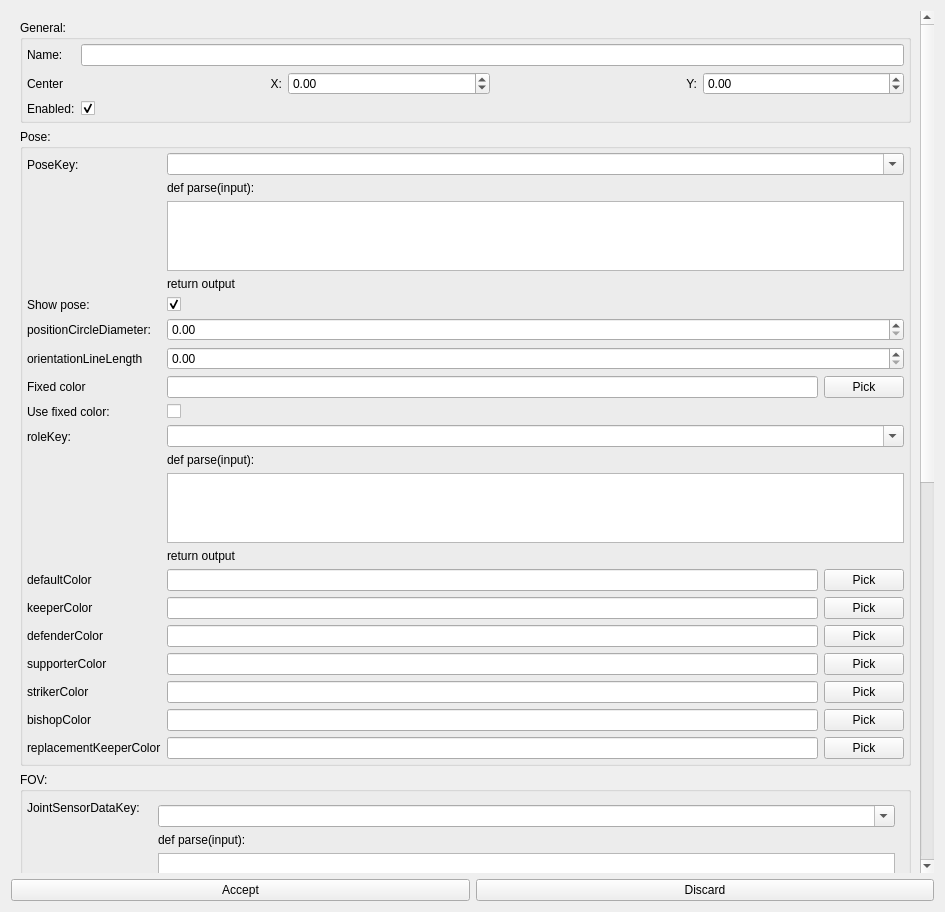
<?xml version="1.0" encoding="UTF-8"?>
<ui version="4.0">
 <class>SelfPlayerConfig</class>
 <widget class="QWidget" name="SelfPlayerConfig">
  <property name="geometry">
   <rect>
    <x>0</x>
    <y>0</y>
    <width>945</width>
    <height>912</height>
   </rect>
  </property>
  <property name="windowTitle">
   <string>Form</string>
  </property>
  <layout class="QVBoxLayout" name="verticalLayout">
   <item>
    <widget class="QScrollArea" name="scrollArea">
     <property name="frameShape">
      <enum>QFrame::NoFrame</enum>
     </property>
     <property name="frameShadow">
      <enum>QFrame::Plain</enum>
     </property>
     <property name="widgetResizable">
      <bool>true</bool>
     </property>
     <widget class="QWidget" name="scrollAreaWidgetContents">
      <property name="geometry">
       <rect>
        <x>0</x>
        <y>0</y>
        <width>913</width>
        <height>1355</height>
       </rect>
      </property>
      <layout class="QVBoxLayout" name="verticalLayout_5">
       <item>
        <widget class="QGroupBox" name="groupBox">
         <property name="title">
          <string>General:</string>
         </property>
         <layout class="QVBoxLayout" name="verticalLayout_2">
          <property name="leftMargin">
           <number>0</number>
          </property>
          <property name="topMargin">
           <number>0</number>
          </property>
          <property name="rightMargin">
           <number>0</number>
          </property>
          <property name="bottomMargin">
           <number>0</number>
          </property>
          <item>
           <layout class="QFormLayout" name="formLayout">
            <property name="leftMargin">
             <number>4</number>
            </property>
            <property name="topMargin">
             <number>4</number>
            </property>
            <property name="rightMargin">
             <number>4</number>
            </property>
            <property name="bottomMargin">
             <number>4</number>
            </property>
            <item row="0" column="0">
             <widget class="QLabel" name="nameLabel">
              <property name="text">
               <string>Name:</string>
              </property>
             </widget>
            </item>
            <item row="0" column="1">
             <widget class="QLineEdit" name="edit_name"/>
            </item>
            <item row="1" column="0">
             <widget class="QLabel" name="centerLabel">
              <property name="text">
               <string>Center</string>
              </property>
             </widget>
            </item>
            <item row="1" column="1">
             <widget class="QWidget" name="centerWidget" native="true">
              <layout class="QHBoxLayout" name="horizontalLayout_2">
               <property name="leftMargin">
                <number>0</number>
               </property>
               <property name="topMargin">
                <number>0</number>
               </property>
               <property name="rightMargin">
                <number>0</number>
               </property>
               <property name="bottomMargin">
                <number>0</number>
               </property>
               <item>
                <widget class="QLabel" name="label_center_x">
                 <property name="text">
                  <string>X:</string>
                 </property>
                 <property name="alignment">
                  <set>Qt::AlignRight|Qt::AlignTrailing|Qt::AlignVCenter</set>
                 </property>
                </widget>
               </item>
               <item>
                <widget class="QDoubleSpinBox" name="spin_center_x">
                 <property name="minimum">
                  <double>-99.989999999999995</double>
                 </property>
                </widget>
               </item>
               <item>
                <widget class="QLabel" name="label_center_y">
                 <property name="text">
                  <string>Y:</string>
                 </property>
                 <property name="alignment">
                  <set>Qt::AlignRight|Qt::AlignTrailing|Qt::AlignVCenter</set>
                 </property>
                </widget>
               </item>
               <item>
                <widget class="QDoubleSpinBox" name="spin_center_y">
                 <property name="minimum">
                  <double>-99.989999999999995</double>
                 </property>
                </widget>
               </item>
              </layout>
             </widget>
            </item>
            <item row="2" column="0">
             <widget class="QLabel" name="enabledLabel">
              <property name="text">
               <string>Enabled:</string>
              </property>
             </widget>
            </item>
            <item row="2" column="1">
             <widget class="QCheckBox" name="enabledCheckBox">
              <property name="checked">
               <bool>true</bool>
              </property>
             </widget>
            </item>
           </layout>
          </item>
         </layout>
        </widget>
       </item>
       <item>
        <widget class="QGroupBox" name="groupBox_2">
         <property name="title">
          <string>Pose:</string>
         </property>
         <layout class="QVBoxLayout" name="verticalLayout_3">
          <property name="leftMargin">
           <number>0</number>
          </property>
          <property name="topMargin">
           <number>0</number>
          </property>
          <property name="rightMargin">
           <number>0</number>
          </property>
          <property name="bottomMargin">
           <number>0</number>
          </property>
          <item>
           <layout class="QFormLayout" name="formLayout_2">
            <property name="leftMargin">
             <number>4</number>
            </property>
            <property name="topMargin">
             <number>4</number>
            </property>
            <property name="rightMargin">
             <number>4</number>
            </property>
            <property name="bottomMargin">
             <number>4</number>
            </property>
            <item row="1" column="0">
             <widget class="QLabel" name="poseKeyLabel">
              <property name="text">
               <string>PoseKey:</string>
              </property>
             </widget>
            </item>
            <item row="1" column="1">
             <widget class="QWidget" name="poseKeyLambdaWidget" native="true">
              <layout class="QVBoxLayout" name="verticalLayout_6">
               <property name="leftMargin">
                <number>0</number>
               </property>
               <property name="topMargin">
                <number>0</number>
               </property>
               <property name="rightMargin">
                <number>0</number>
               </property>
               <property name="bottomMargin">
                <number>0</number>
               </property>
               <item>
                <widget class="QComboBox" name="cbx_PoseKey">
                 <property name="editable">
                  <bool>true</bool>
                 </property>
                </widget>
               </item>
               <item>
                <widget class="QLabel" name="label">
                 <property name="text">
                  <string>def parse(input):</string>
                 </property>
                </widget>
               </item>
               <item>
                <widget class="QTextEdit" name="edit_poseKeyLambda">
                 <property name="maximumSize">
                  <size>
                   <width>16777215</width>
                   <height>80</height>
                  </size>
                 </property>
                </widget>
               </item>
               <item>
                <widget class="QLabel" name="label_2">
                 <property name="text">
                  <string>return output</string>
                 </property>
                </widget>
               </item>
              </layout>
             </widget>
            </item>
            <item row="2" column="0">
             <widget class="QLabel" name="drawPoseLabel">
              <property name="text">
               <string>Show pose:</string>
              </property>
             </widget>
            </item>
            <item row="2" column="1">
             <widget class="QCheckBox" name="drawPoseCheckBox">
              <property name="checked">
               <bool>true</bool>
              </property>
             </widget>
            </item>
            <item row="3" column="0">
             <widget class="QLabel" name="positionCircleDiameterLabel">
              <property name="text">
               <string>positionCircleDiameter:</string>
              </property>
             </widget>
            </item>
            <item row="3" column="1">
             <widget class="QDoubleSpinBox" name="spin_positionCircleDiameter"/>
            </item>
            <item row="4" column="0">
             <widget class="QLabel" name="orientationLineLengthLabel">
              <property name="text">
               <string>orientationLineLength</string>
              </property>
             </widget>
            </item>
            <item row="4" column="1">
             <widget class="QDoubleSpinBox" name="spin_orientationLineLength"/>
            </item>
            <item row="5" column="0">
             <widget class="QLabel" name="fixedColorLabel">
              <property name="text">
               <string>Fixed color</string>
              </property>
             </widget>
            </item>
            <item row="5" column="1">
             <widget class="QWidget" name="fixedColorWidget" native="true">
              <layout class="QHBoxLayout" name="horizontalLayout_11">
               <property name="leftMargin">
                <number>0</number>
               </property>
               <property name="topMargin">
                <number>0</number>
               </property>
               <property name="rightMargin">
                <number>0</number>
               </property>
               <property name="bottomMargin">
                <number>0</number>
               </property>
               <item>
                <widget class="QLineEdit" name="edit_fixedColor"/>
               </item>
               <item>
                <widget class="QPushButton" name="btn_fixedColor">
                 <property name="text">
                  <string>Pick</string>
                 </property>
                 <property name="flat">
                  <bool>false</bool>
                 </property>
                </widget>
               </item>
              </layout>
             </widget>
            </item>
            <item row="6" column="0">
             <widget class="QLabel" name="useFixedColorLabel">
              <property name="text">
               <string>Use fixed color:</string>
              </property>
             </widget>
            </item>
            <item row="6" column="1">
             <widget class="QCheckBox" name="useFixedColorCheckBox">
              <property name="checked">
               <bool>false</bool>
              </property>
             </widget>
            </item>
            <item row="7" column="0">
             <widget class="QLabel" name="roleKeyLabel">
              <property name="text">
               <string>roleKey:</string>
              </property>
             </widget>
            </item>
            <item row="7" column="1">
             <widget class="QWidget" name="roleKeyLambdaWidget" native="true">
              <layout class="QVBoxLayout" name="verticalLayout_7">
               <property name="leftMargin">
                <number>0</number>
               </property>
               <property name="topMargin">
                <number>0</number>
               </property>
               <property name="rightMargin">
                <number>0</number>
               </property>
               <property name="bottomMargin">
                <number>0</number>
               </property>
               <item>
                <widget class="QComboBox" name="cbx_RoleKey">
                 <property name="editable">
                  <bool>true</bool>
                 </property>
                </widget>
               </item>
               <item>
                <widget class="QLabel" name="label_3">
                 <property name="text">
                  <string>def parse(input):</string>
                 </property>
                </widget>
               </item>
               <item>
                <widget class="QTextEdit" name="edit_roleKeyLambda">
                 <property name="maximumSize">
                  <size>
                   <width>16777215</width>
                   <height>80</height>
                  </size>
                 </property>
                </widget>
               </item>
               <item>
                <widget class="QLabel" name="label_4">
                 <property name="text">
                  <string>return output</string>
                 </property>
                </widget>
               </item>
              </layout>
             </widget>
            </item>
            <item row="8" column="0">
             <widget class="QLabel" name="defaultColorLabel_2">
              <property name="text">
               <string>defaultColor</string>
              </property>
             </widget>
            </item>
            <item row="8" column="1">
             <widget class="QWidget" name="defaultColorWidget_2" native="true">
              <layout class="QHBoxLayout" name="horizontalLayout_3">
               <property name="leftMargin">
                <number>0</number>
               </property>
               <property name="topMargin">
                <number>0</number>
               </property>
               <property name="rightMargin">
                <number>0</number>
               </property>
               <property name="bottomMargin">
                <number>0</number>
               </property>
               <item>
                <widget class="QLineEdit" name="edit_defaultColor"/>
               </item>
               <item>
                <widget class="QPushButton" name="btn_defaultColor">
                 <property name="text">
                  <string>Pick</string>
                 </property>
                 <property name="flat">
                  <bool>false</bool>
                 </property>
                </widget>
               </item>
              </layout>
             </widget>
            </item>
            <item row="9" column="0">
             <widget class="QLabel" name="keeperColorLabel_2">
              <property name="text">
               <string>keeperColor</string>
              </property>
             </widget>
            </item>
            <item row="9" column="1">
             <widget class="QWidget" name="keeperColorWidget" native="true">
              <layout class="QHBoxLayout" name="horizontalLayout_4">
               <property name="leftMargin">
                <number>0</number>
               </property>
               <property name="topMargin">
                <number>0</number>
               </property>
               <property name="rightMargin">
                <number>0</number>
               </property>
               <property name="bottomMargin">
                <number>0</number>
               </property>
               <item>
                <widget class="QLineEdit" name="edit_keeperColor"/>
               </item>
               <item>
                <widget class="QPushButton" name="btn_keeperColor">
                 <property name="text">
                  <string>Pick</string>
                 </property>
                 <property name="flat">
                  <bool>false</bool>
                 </property>
                </widget>
               </item>
              </layout>
             </widget>
            </item>
            <item row="10" column="0">
             <widget class="QLabel" name="defenderColorLabel_2">
              <property name="text">
               <string>defenderColor</string>
              </property>
             </widget>
            </item>
            <item row="10" column="1">
             <widget class="QWidget" name="defenderColorWidget" native="true">
              <layout class="QHBoxLayout" name="horizontalLayout_5">
               <property name="leftMargin">
                <number>0</number>
               </property>
               <property name="topMargin">
                <number>0</number>
               </property>
               <property name="rightMargin">
                <number>0</number>
               </property>
               <property name="bottomMargin">
                <number>0</number>
               </property>
               <item>
                <widget class="QLineEdit" name="edit_defenderColor"/>
               </item>
               <item>
                <widget class="QPushButton" name="btn_defenderColor">
                 <property name="text">
                  <string>Pick</string>
                 </property>
                 <property name="flat">
                  <bool>false</bool>
                 </property>
                </widget>
               </item>
              </layout>
             </widget>
            </item>
            <item row="11" column="0">
             <widget class="QLabel" name="supporterColorLabel_2">
              <property name="text">
               <string>supporterColor</string>
              </property>
             </widget>
            </item>
            <item row="11" column="1">
             <widget class="QWidget" name="supporterColorWidget_2" native="true">
              <layout class="QHBoxLayout" name="horizontalLayout_6">
               <property name="leftMargin">
                <number>0</number>
               </property>
               <property name="topMargin">
                <number>0</number>
               </property>
               <property name="rightMargin">
                <number>0</number>
               </property>
               <property name="bottomMargin">
                <number>0</number>
               </property>
               <item>
                <widget class="QLineEdit" name="edit_supporterColor"/>
               </item>
               <item>
                <widget class="QPushButton" name="btn_supporterColor">
                 <property name="text">
                  <string>Pick</string>
                 </property>
                 <property name="flat">
                  <bool>false</bool>
                 </property>
                </widget>
               </item>
              </layout>
             </widget>
            </item>
            <item row="12" column="0">
             <widget class="QLabel" name="strikerColorLabel_2">
              <property name="text">
               <string>strikerColor</string>
              </property>
             </widget>
            </item>
            <item row="12" column="1">
             <widget class="QWidget" name="strikerColorWidget_2" native="true">
              <layout class="QHBoxLayout" name="horizontalLayout_7">
               <property name="leftMargin">
                <number>0</number>
               </property>
               <property name="topMargin">
                <number>0</number>
               </property>
               <property name="rightMargin">
                <number>0</number>
               </property>
               <property name="bottomMargin">
                <number>0</number>
               </property>
               <item>
                <widget class="QLineEdit" name="edit_strikerColor"/>
               </item>
               <item>
                <widget class="QPushButton" name="btn_strikerColor">
                 <property name="text">
                  <string>Pick</string>
                 </property>
                 <property name="flat">
                  <bool>false</bool>
                 </property>
                </widget>
               </item>
              </layout>
             </widget>
            </item>
            <item row="13" column="0">
             <widget class="QLabel" name="bishopColorLabel_2">
              <property name="text">
               <string>bishopColor</string>
              </property>
             </widget>
            </item>
            <item row="13" column="1">
             <widget class="QWidget" name="bishopColorWidget_2" native="true">
              <layout class="QHBoxLayout" name="horizontalLayout_8">
               <property name="leftMargin">
                <number>0</number>
               </property>
               <property name="topMargin">
                <number>0</number>
               </property>
               <property name="rightMargin">
                <number>0</number>
               </property>
               <property name="bottomMargin">
                <number>0</number>
               </property>
               <item>
                <widget class="QLineEdit" name="edit_bishopColor"/>
               </item>
               <item>
                <widget class="QPushButton" name="btn_bishopColor">
                 <property name="text">
                  <string>Pick</string>
                 </property>
                 <property name="flat">
                  <bool>false</bool>
                 </property>
                </widget>
               </item>
              </layout>
             </widget>
            </item>
            <item row="14" column="0">
             <widget class="QLabel" name="replacementKeeperColorLabel_2">
              <property name="text">
               <string>replacementKeeperColor</string>
              </property>
             </widget>
            </item>
            <item row="14" column="1">
             <widget class="QWidget" name="replacementKeeperColorWidget_2" native="true">
              <layout class="QHBoxLayout" name="horizontalLayout_9">
               <property name="leftMargin">
                <number>0</number>
               </property>
               <property name="topMargin">
                <number>0</number>
               </property>
               <property name="rightMargin">
                <number>0</number>
               </property>
               <property name="bottomMargin">
                <number>0</number>
               </property>
               <item>
                <widget class="QLineEdit" name="edit_replacementKeeperColor"/>
               </item>
               <item>
                <widget class="QPushButton" name="btn_replacementKeeperColor">
                 <property name="text">
                  <string>Pick</string>
                 </property>
                 <property name="flat">
                  <bool>false</bool>
                 </property>
                </widget>
               </item>
              </layout>
             </widget>
            </item>
           </layout>
          </item>
         </layout>
        </widget>
       </item>
       <item>
        <widget class="QGroupBox" name="groupBox_3">
         <property name="title">
          <string>FOV:</string>
         </property>
         <layout class="QVBoxLayout" name="verticalLayout_4">
          <property name="leftMargin">
           <number>0</number>
          </property>
          <property name="topMargin">
           <number>0</number>
          </property>
          <property name="rightMargin">
           <number>0</number>
          </property>
          <property name="bottomMargin">
           <number>0</number>
          </property>
          <item>
           <layout class="QFormLayout" name="formLayout_3">
            <property name="leftMargin">
             <number>4</number>
            </property>
            <property name="topMargin">
             <number>4</number>
            </property>
            <property name="rightMargin">
             <number>4</number>
            </property>
            <property name="bottomMargin">
             <number>4</number>
            </property>
            <item row="1" column="0">
             <widget class="QLabel" name="poseKeyLabel_2">
              <property name="text">
               <string>JointSensorDataKey:</string>
              </property>
             </widget>
            </item>
            <item row="1" column="1">
             <widget class="QWidget" name="jointSensorDataKeyLambdaWidget" native="true">
              <layout class="QVBoxLayout" name="verticalLayout_8">
               <item>
                <widget class="QComboBox" name="cbx_JointSensorDataKey">
                 <property name="editable">
                  <bool>true</bool>
                 </property>
                </widget>
               </item>
               <item>
                <widget class="QLabel" name="label_5">
                 <property name="text">
                  <string>def parse(input):</string>
                 </property>
                </widget>
               </item>
               <item>
                <widget class="QTextEdit" name="edit_jointSensorDataKeyLambda">
                 <property name="maximumSize">
                  <size>
                   <width>16777215</width>
                   <height>80</height>
                  </size>
                 </property>
                </widget>
               </item>
               <item>
                <widget class="QLabel" name="label_6">
                 <property name="text">
                  <string>return output</string>
                 </property>
                </widget>
               </item>
              </layout>
             </widget>
            </item>
            <item row="2" column="0">
             <widget class="QLabel" name="drawFOVLabel">
              <property name="text">
               <string>Show FOV:</string>
              </property>
             </widget>
            </item>
            <item row="2" column="1">
             <widget class="QCheckBox" name="drawFOVCheckBox">
              <property name="checked">
               <bool>true</bool>
              </property>
             </widget>
            </item>
            <item row="3" column="0">
             <widget class="QLabel" name="maxDistanceLabel">
              <property name="text">
               <string>maxDistance</string>
              </property>
             </widget>
            </item>
            <item row="3" column="1">
             <widget class="QDoubleSpinBox" name="spin_maxDistance"/>
            </item>
            <item row="4" column="0">
             <widget class="QLabel" name="cameraOpeningAngleLabel">
              <property name="text">
               <string>cameraOpeningAngle</string>
              </property>
             </widget>
            </item>
            <item row="4" column="1">
             <widget class="QDoubleSpinBox" name="spin_cameraOpeningAngle"/>
            </item>
           </layout>
          </item>
         </layout>
        </widget>
       </item>
       <item>
        <widget class="QGroupBox" name="groupBox_4">
         <property name="title">
          <string>Motion Plan:</string>
         </property>
         <layout class="QVBoxLayout" name="verticalLayout_9">
          <property name="leftMargin">
           <number>0</number>
          </property>
          <property name="topMargin">
           <number>0</number>
          </property>
          <property name="rightMargin">
           <number>0</number>
          </property>
          <property name="bottomMargin">
           <number>0</number>
          </property>
          <item>
           <layout class="QFormLayout" name="formLayout_4">
            <property name="leftMargin">
             <number>4</number>
            </property>
            <property name="topMargin">
             <number>4</number>
            </property>
            <property name="rightMargin">
             <number>4</number>
            </property>
            <property name="bottomMargin">
             <number>4</number>
            </property>
            <item row="1" column="0">
             <widget class="QLabel" name="poseKeyLabel_3">
              <property name="text">
               <string>MotionPlannerKey:</string>
              </property>
             </widget>
            </item>
            <item row="1" column="1">
             <widget class="QWidget" name="motionPlannerKeyLambdaWidget" native="true">
              <layout class="QVBoxLayout" name="verticalLayout_10">
               <item>
                <widget class="QComboBox" name="cbx_MotionPlannerKey">
                 <property name="editable">
                  <bool>true</bool>
                 </property>
                </widget>
               </item>
               <item>
                <widget class="QLabel" name="label_7">
                 <property name="text">
                  <string>def parse(input):</string>
                 </property>
                </widget>
               </item>
               <item>
                <widget class="QTextEdit" name="edit_motionPlannerKeyLambda">
                 <property name="maximumSize">
                  <size>
                   <width>16777215</width>
                   <height>80</height>
                  </size>
                 </property>
                </widget>
               </item>
               <item>
                <widget class="QLabel" name="label_8">
                 <property name="text">
                  <string>return output</string>
                 </property>
                </widget>
               </item>
              </layout>
             </widget>
            </item>
            <item row="2" column="0">
             <widget class="QLabel" name="drawMotionPlanLabel">
              <property name="text">
               <string>Show motion plan:</string>
              </property>
             </widget>
            </item>
            <item row="2" column="1">
             <widget class="QCheckBox" name="drawMotionPlanCheckBox">
              <property name="checked">
               <bool>true</bool>
              </property>
             </widget>
            </item>
            <item row="3" column="0">
             <widget class="QLabel" name="targetCircleDiameterLabel">
              <property name="text">
               <string>targetDiameter</string>
              </property>
             </widget>
            </item>
            <item row="3" column="1">
             <widget class="QDoubleSpinBox" name="spin_targetCircleDiameter"/>
            </item>
            <item row="4" column="0">
             <widget class="QLabel" name="drawTranslationLabel">
              <property name="text">
               <string>Show translation:</string>
              </property>
             </widget>
            </item>
            <item row="4" column="1">
             <widget class="QCheckBox" name="drawTranslationCheckBox">
              <property name="checked">
               <bool>false</bool>
              </property>
             </widget>
            </item>
            <item row="5" column="0">
             <widget class="QLabel" name="translationColorLabel_2">
              <property name="text">
               <string>translationColor</string>
              </property>
             </widget>
            </item>
            <item row="5" column="1">
             <widget class="QWidget" name="translationColorWidget" native="true">
              <layout class="QHBoxLayout" name="horizontalLayout_9">
               <property name="leftMargin">
                <number>0</number>
               </property>
               <property name="topMargin">
                <number>0</number>
               </property>
               <property name="rightMargin">
                <number>0</number>
               </property>
               <property name="bottomMargin">
                <number>0</number>
               </property>
               <item>
                <widget class="QLineEdit" name="edit_translationColor"/>
               </item>
               <item>
                <widget class="QPushButton" name="btn_translationColor">
                 <property name="text">
                  <string>Pick</string>
                 </property>
                 <property name="flat">
                  <bool>false</bool>
                 </property>
                </widget>
               </item>
              </layout>
             </widget>
            </item>
           </layout>
          </item>
         </layout>
        </widget>
       </item>
       <item>
        <widget class="QGroupBox" name="groupBox_5">
         <property name="title">
          <string>Ball Search:</string>
         </property>
         <layout class="QVBoxLayout" name="verticalLayout_11">
          <property name="leftMargin">
           <number>0</number>
          </property>
          <property name="topMargin">
           <number>0</number>
          </property>
          <property name="rightMargin">
           <number>0</number>
          </property>
          <property name="bottomMargin">
           <number>0</number>
          </property>
          <item>
           <layout class="QFormLayout" name="formLayout_5">
            <property name="leftMargin">
             <number>4</number>
            </property>
            <property name="topMargin">
             <number>4</number>
            </property>
            <property name="rightMargin">
             <number>4</number>
            </property>
            <property name="bottomMargin">
             <number>4</number>
            </property>
            <item row="1" column="0">
             <widget class="QLabel" name="poseKeyLabel_4">
              <property name="text">
               <string>BallSearchKey:</string>
              </property>
             </widget>
            </item>
            <item row="1" column="1">
             <widget class="QWidget" name="ballSearchKeyLambdaWidget" native="true">
              <layout class="QVBoxLayout" name="verticalLayout_12">
               <item>
                <widget class="QComboBox" name="cbx_BallSearchKey">
                 <property name="editable">
                  <bool>true</bool>
                 </property>
                </widget>
               </item>
               <item>
                <widget class="QLabel" name="label_9">
                 <property name="text">
                  <string>def parse(input):</string>
                 </property>
                </widget>
               </item>
               <item>
                <widget class="QTextEdit" name="edit_ballSearchKeyLambda">
                 <property name="maximumSize">
                  <size>
                   <width>16777215</width>
                   <height>80</height>
                  </size>
                 </property>
                </widget>
               </item>
               <item>
                <widget class="QLabel" name="label_10">
                 <property name="text">
                  <string>return output</string>
                 </property>
                </widget>
               </item>
              </layout>
             </widget>
            </item>
            <item row="2" column="0">
             <widget class="QLabel" name="drawBallSearchLabel">
              <property name="text">
               <string>Show search position:</string>
              </property>
             </widget>
            </item>
            <item row="2" column="1">
             <widget class="QCheckBox" name="drawBallSearchCheckBox">
              <property name="checked">
               <bool>true</bool>
              </property>
             </widget>
            </item>
            <item row="3" column="0">
             <widget class="QLabel" name="searchCircleDiameterLabel">
              <property name="text">
               <string>targetDiameter</string>
              </property>
             </widget>
            </item>
            <item row="3" column="1">
             <widget class="QDoubleSpinBox" name="spin_searchCircleDiameter"/>
            </item>
           </layout>
          </item>
         </layout>
        </widget>
       </item>
       <item>
        <spacer name="verticalSpacer">
         <property name="orientation">
          <enum>Qt::Vertical</enum>
         </property>
         <property name="sizeHint" stdset="0">
          <size>
           <width>20</width>
           <height>40</height>
          </size>
         </property>
        </spacer>
       </item>
      </layout>
     </widget>
    </widget>
   </item>
   <item>
    <layout class="QHBoxLayout" name="horizontalLayout">
     <item>
      <widget class="QPushButton" name="btnAccept">
       <property name="text">
        <string>Accept</string>
       </property>
      </widget>
     </item>
     <item>
      <widget class="QPushButton" name="btnDiscard">
       <property name="text">
        <string>Discard</string>
       </property>
      </widget>
     </item>
    </layout>
   </item>
  </layout>
 </widget>
 <tabstops>
  <tabstop>edit_name</tabstop>
  <tabstop>spin_center_x</tabstop>
  <tabstop>spin_center_y</tabstop>
  <tabstop>enabledCheckBox</tabstop>
  <tabstop>drawPoseCheckBox</tabstop>
  <tabstop>spin_positionCircleDiameter</tabstop>
  <tabstop>spin_orientationLineLength</tabstop>
  <tabstop>useFixedColorCheckBox</tabstop>
  <tabstop>drawFOVCheckBox</tabstop>
  <tabstop>spin_maxDistance</tabstop>
  <tabstop>spin_cameraOpeningAngle</tabstop>
  <tabstop>drawMotionPlanCheckBox</tabstop>
  <tabstop>spin_targetCircleDiameter</tabstop>
  <tabstop>drawTranslationCheckBox</tabstop>
  <tabstop>btnAccept</tabstop>
  <tabstop>btnDiscard</tabstop>
  <tabstop>scrollArea</tabstop>
 </tabstops>
 <resources/>
 <connections/>
</ui>
